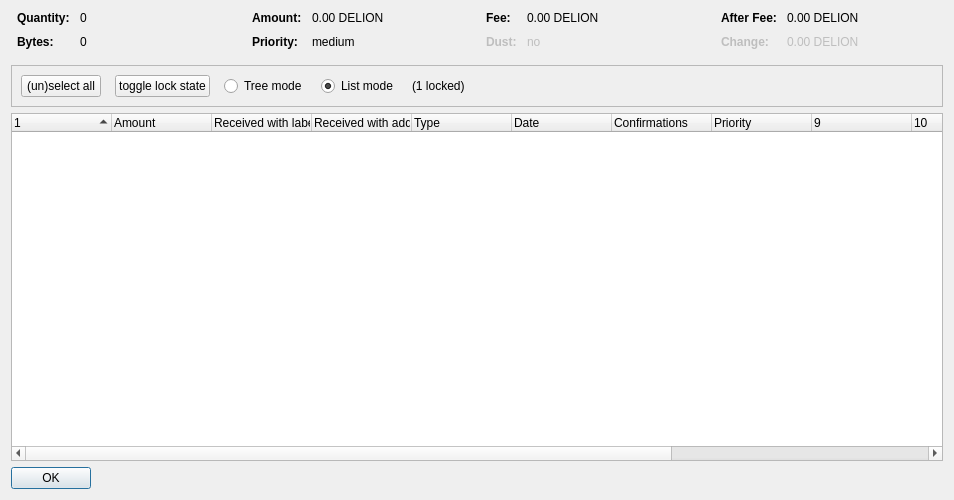
<?xml version="1.0" encoding="UTF-8"?>
<ui version="4.0">
 <class>CoinControlDialog</class>
 <widget class="QDialog" name="CoinControlDialog">
  <property name="geometry">
   <rect>
    <x>0</x>
    <y>0</y>
    <width>954</width>
    <height>500</height>
   </rect>
  </property>
  <property name="windowTitle">
   <string>Coin Selection</string>
  </property>
  <layout class="QVBoxLayout" name="verticalLayout">
   <item>
    <layout class="QHBoxLayout" name="horizontalLayoutTop" stretch="0,0,0,0">
     <property name="topMargin">
      <number>0</number>
     </property>
     <property name="bottomMargin">
      <number>10</number>
     </property>
     <item>
      <layout class="QFormLayout" name="formLayoutCoinControl1">
       <property name="horizontalSpacing">
        <number>10</number>
       </property>
       <property name="verticalSpacing">
        <number>10</number>
       </property>
       <property name="leftMargin">
        <number>6</number>
       </property>
       <property name="rightMargin">
        <number>6</number>
       </property>
       <item row="0" column="0">
        <widget class="QLabel" name="labelCoinControlQuantityText">
         <property name="font">
          <font>
           <weight>75</weight>
           <bold>true</bold>
          </font>
         </property>
         <property name="text">
          <string>Quantity:</string>
         </property>
        </widget>
       </item>
       <item row="0" column="1">
        <widget class="QLabel" name="labelCoinControlQuantity">
         <property name="cursor">
          <cursorShape>IBeamCursor</cursorShape>
         </property>
         <property name="contextMenuPolicy">
          <enum>Qt::ActionsContextMenu</enum>
         </property>
         <property name="text">
          <string notr="true">0</string>
         </property>
         <property name="textInteractionFlags">
          <set>Qt::LinksAccessibleByMouse|Qt::TextSelectableByKeyboard|Qt::TextSelectableByMouse</set>
         </property>
        </widget>
       </item>
       <item row="1" column="0">
        <widget class="QLabel" name="labelCoinControlBytesText">
         <property name="font">
          <font>
           <weight>75</weight>
           <bold>true</bold>
          </font>
         </property>
         <property name="text">
          <string>Bytes:</string>
         </property>
        </widget>
       </item>
       <item row="1" column="1">
        <widget class="QLabel" name="labelCoinControlBytes">
         <property name="cursor">
          <cursorShape>IBeamCursor</cursorShape>
         </property>
         <property name="contextMenuPolicy">
          <enum>Qt::ActionsContextMenu</enum>
         </property>
         <property name="text">
          <string notr="true">0</string>
         </property>
         <property name="textInteractionFlags">
          <set>Qt::LinksAccessibleByMouse|Qt::TextSelectableByKeyboard|Qt::TextSelectableByMouse</set>
         </property>
        </widget>
       </item>
      </layout>
     </item>
     <item>
      <layout class="QFormLayout" name="formLayoutCoinControl2">
       <property name="horizontalSpacing">
        <number>10</number>
       </property>
       <property name="verticalSpacing">
        <number>10</number>
       </property>
       <property name="leftMargin">
        <number>6</number>
       </property>
       <property name="rightMargin">
        <number>6</number>
       </property>
       <item row="0" column="0">
        <widget class="QLabel" name="labelCoinControlAmountText">
         <property name="font">
          <font>
           <weight>75</weight>
           <bold>true</bold>
          </font>
         </property>
         <property name="text">
          <string>Amount:</string>
         </property>
        </widget>
       </item>
       <item row="0" column="1">
        <widget class="QLabel" name="labelCoinControlAmount">
         <property name="cursor">
          <cursorShape>IBeamCursor</cursorShape>
         </property>
         <property name="contextMenuPolicy">
          <enum>Qt::ActionsContextMenu</enum>
         </property>
         <property name="text">
          <string notr="true">0.00 DELION</string>
         </property>
         <property name="textInteractionFlags">
          <set>Qt::LinksAccessibleByMouse|Qt::TextSelectableByKeyboard|Qt::TextSelectableByMouse</set>
         </property>
        </widget>
       </item>
       <item row="1" column="0">
        <widget class="QLabel" name="labelCoinControlPriorityText">
         <property name="font">
          <font>
           <weight>75</weight>
           <bold>true</bold>
          </font>
         </property>
         <property name="text">
          <string>Priority:</string>
         </property>
        </widget>
       </item>
       <item row="1" column="1">
        <widget class="QLabel" name="labelCoinControlPriority">
         <property name="cursor">
          <cursorShape>IBeamCursor</cursorShape>
         </property>
         <property name="contextMenuPolicy">
          <enum>Qt::ActionsContextMenu</enum>
         </property>
         <property name="text">
          <string>medium</string>
         </property>
         <property name="textInteractionFlags">
          <set>Qt::LinksAccessibleByMouse|Qt::TextSelectableByKeyboard|Qt::TextSelectableByMouse</set>
         </property>
        </widget>
       </item>
      </layout>
     </item>
     <item>
      <layout class="QFormLayout" name="formLayoutCoinControl3">
       <property name="horizontalSpacing">
        <number>10</number>
       </property>
       <property name="verticalSpacing">
        <number>10</number>
       </property>
       <property name="leftMargin">
        <number>6</number>
       </property>
       <property name="rightMargin">
        <number>6</number>
       </property>
       <item row="0" column="0">
        <widget class="QLabel" name="labelCoinControlFeeText">
         <property name="font">
          <font>
           <weight>75</weight>
           <bold>true</bold>
          </font>
         </property>
         <property name="text">
          <string>Fee:</string>
         </property>
        </widget>
       </item>
       <item row="0" column="1">
        <widget class="QLabel" name="labelCoinControlFee">
         <property name="cursor">
          <cursorShape>IBeamCursor</cursorShape>
         </property>
         <property name="contextMenuPolicy">
          <enum>Qt::ActionsContextMenu</enum>
         </property>
         <property name="text">
          <string notr="true">0.00 DELION</string>
         </property>
         <property name="textInteractionFlags">
          <set>Qt::LinksAccessibleByMouse|Qt::TextSelectableByKeyboard|Qt::TextSelectableByMouse</set>
         </property>
        </widget>
       </item>
       <item row="1" column="0">
        <widget class="QLabel" name="labelCoinControlLowOutputText">
         <property name="enabled">
          <bool>false</bool>
         </property>
         <property name="font">
          <font>
           <weight>75</weight>
           <bold>true</bold>
          </font>
         </property>
         <property name="text">
          <string>Dust:</string>
         </property>
        </widget>
       </item>
       <item row="1" column="1">
        <widget class="QLabel" name="labelCoinControlLowOutput">
         <property name="enabled">
          <bool>false</bool>
         </property>
         <property name="cursor">
          <cursorShape>IBeamCursor</cursorShape>
         </property>
         <property name="contextMenuPolicy">
          <enum>Qt::ActionsContextMenu</enum>
         </property>
         <property name="text">
          <string>no</string>
         </property>
         <property name="textInteractionFlags">
          <set>Qt::LinksAccessibleByMouse|Qt::TextSelectableByKeyboard|Qt::TextSelectableByMouse</set>
         </property>
        </widget>
       </item>
      </layout>
     </item>
     <item>
      <layout class="QFormLayout" name="formLayoutCoinControl4">
       <property name="horizontalSpacing">
        <number>10</number>
       </property>
       <property name="verticalSpacing">
        <number>10</number>
       </property>
       <property name="leftMargin">
        <number>6</number>
       </property>
       <property name="rightMargin">
        <number>6</number>
       </property>
       <item row="0" column="0">
        <widget class="QLabel" name="labelCoinControlAfterFeeText">
         <property name="font">
          <font>
           <weight>75</weight>
           <bold>true</bold>
          </font>
         </property>
         <property name="text">
          <string>After Fee:</string>
         </property>
        </widget>
       </item>
       <item row="0" column="1">
        <widget class="QLabel" name="labelCoinControlAfterFee">
         <property name="cursor">
          <cursorShape>IBeamCursor</cursorShape>
         </property>
         <property name="contextMenuPolicy">
          <enum>Qt::ActionsContextMenu</enum>
         </property>
         <property name="text">
          <string notr="true">0.00 DELION</string>
         </property>
         <property name="textInteractionFlags">
          <set>Qt::LinksAccessibleByMouse|Qt::TextSelectableByKeyboard|Qt::TextSelectableByMouse</set>
         </property>
        </widget>
       </item>
       <item row="1" column="0">
        <widget class="QLabel" name="labelCoinControlChangeText">
         <property name="enabled">
          <bool>false</bool>
         </property>
         <property name="font">
          <font>
           <weight>75</weight>
           <bold>true</bold>
          </font>
         </property>
         <property name="text">
          <string>Change:</string>
         </property>
        </widget>
       </item>
       <item row="1" column="1">
        <widget class="QLabel" name="labelCoinControlChange">
         <property name="enabled">
          <bool>false</bool>
         </property>
         <property name="cursor">
          <cursorShape>IBeamCursor</cursorShape>
         </property>
         <property name="contextMenuPolicy">
          <enum>Qt::ActionsContextMenu</enum>
         </property>
         <property name="text">
          <string notr="true">0.00 DELION</string>
         </property>
         <property name="textInteractionFlags">
          <set>Qt::LinksAccessibleByMouse|Qt::TextSelectableByKeyboard|Qt::TextSelectableByMouse</set>
         </property>
        </widget>
       </item>
      </layout>
     </item>
    </layout>
   </item>
   <item>
    <widget class="QFrame" name="frame">
     <property name="minimumSize">
      <size>
       <width>0</width>
       <height>40</height>
      </size>
     </property>
     <property name="frameShape">
      <enum>QFrame::StyledPanel</enum>
     </property>
     <property name="frameShadow">
      <enum>QFrame::Sunken</enum>
     </property>
     <layout class="QHBoxLayout" name="horizontalLayout">
      <item>
       <layout class="QHBoxLayout" name="horizontalLayoutPanel" stretch="0,0,0,0,0,0">
        <property name="spacing">
         <number>14</number>
        </property>
        <item>
         <widget class="QPushButton" name="pushButtonSelectAll">
          <property name="sizePolicy">
           <sizepolicy hsizetype="Maximum" vsizetype="Fixed">
            <horstretch>0</horstretch>
            <verstretch>0</verstretch>
           </sizepolicy>
          </property>
          <property name="text">
           <string>(un)select all</string>
          </property>
          <property name="autoDefault">
           <bool>false</bool>
          </property>
         </widget>
        </item>
        <item>
         <widget class="QPushButton" name="pushButtonToggleLock">
          <property name="sizePolicy">
           <sizepolicy hsizetype="Maximum" vsizetype="Fixed">
            <horstretch>0</horstretch>
            <verstretch>0</verstretch>
           </sizepolicy>
          </property>
          <property name="text">
           <string>toggle lock state</string>
          </property>
          <property name="autoDefault">
           <bool>false</bool>
          </property>
         </widget>
        </item>
        <item>
         <widget class="QRadioButton" name="radioTreeMode">
          <property name="sizePolicy">
           <sizepolicy hsizetype="Maximum" vsizetype="Fixed">
            <horstretch>0</horstretch>
            <verstretch>0</verstretch>
           </sizepolicy>
          </property>
          <property name="text">
           <string>Tree mode</string>
          </property>
         </widget>
        </item>
        <item>
         <widget class="QRadioButton" name="radioListMode">
          <property name="sizePolicy">
           <sizepolicy hsizetype="Maximum" vsizetype="Fixed">
            <horstretch>0</horstretch>
            <verstretch>0</verstretch>
           </sizepolicy>
          </property>
          <property name="text">
           <string>List mode</string>
          </property>
          <property name="checked">
           <bool>true</bool>
          </property>
         </widget>
        </item>
        <item>
         <widget class="QLabel" name="labelLocked">
          <property name="text">
           <string>(1 locked)</string>
          </property>
         </widget>
        </item>
        <item>
         <spacer name="horizontalSpacer">
          <property name="orientation">
           <enum>Qt::Horizontal</enum>
          </property>
          <property name="sizeHint" stdset="0">
           <size>
            <width>40</width>
            <height>20</height>
           </size>
          </property>
         </spacer>
        </item>
       </layout>
      </item>
     </layout>
    </widget>
   </item>
   <item>
    <widget class="CoinControlTreeWidget" name="treeWidget">
     <property name="contextMenuPolicy">
      <enum>Qt::CustomContextMenu</enum>
     </property>
     <property name="sortingEnabled">
      <bool>false</bool>
     </property>
     <property name="columnCount">
      <number>13</number>
     </property>
     <attribute name="headerShowSortIndicator" stdset="0">
      <bool>true</bool>
     </attribute>
     <attribute name="headerStretchLastSection">
      <bool>false</bool>
     </attribute>
     <column>
      <property name="text">
       <string/>
      </property>
     </column>
     <column>
      <property name="text">
       <string>Amount</string>
      </property>
     </column>
     <column>
      <property name="text">
       <string>Received with label</string>
      </property>
     </column>
     <column>
      <property name="text">
       <string>Received with address</string>
      </property>
     </column>
     <column>
      <property name="text">
	<string>Type</string>
      </property>
     </column>
     <column>
      <property name="text">	 
       <string>Date</string>
      </property>
     </column>
     <column>
      <property name="text">
       <string>Confirmations</string>
      </property>
      <property name="toolTip">
       <string>Confirmed</string>
      </property>
     </column>
     <column>
      <property name="text">
       <string>Priority</string>
      </property>
     </column>
     <column>
      <property name="text">
       <string/>
      </property>
     </column>
     <column>
      <property name="text">
       <string/>
      </property>
     </column>
     <column>
      <property name="text">
       <string/>
      </property>
     </column>
     <column>
      <property name="text">
       <string/>
      </property>
     </column>
     <column>
      <property name="text">
       <string/>
      </property>
     </column>
    </widget>
   </item>
   <item>
    <widget class="QDialogButtonBox" name="buttonBox">
     <property name="sizePolicy">
      <sizepolicy hsizetype="Maximum" vsizetype="Fixed">
       <horstretch>0</horstretch>
       <verstretch>0</verstretch>
      </sizepolicy>
     </property>
     <property name="orientation">
      <enum>Qt::Horizontal</enum>
     </property>
     <property name="standardButtons">
      <set>QDialogButtonBox::Ok</set>
     </property>
    </widget>
   </item>
  </layout>
 </widget>
 <customwidgets>
  <customwidget>
   <class>CoinControlTreeWidget</class>
   <extends>QTreeWidget</extends>
   <header>coincontroltreewidget.h</header>
  </customwidget>
 </customwidgets>
 <resources/>
 <connections/>
</ui>
